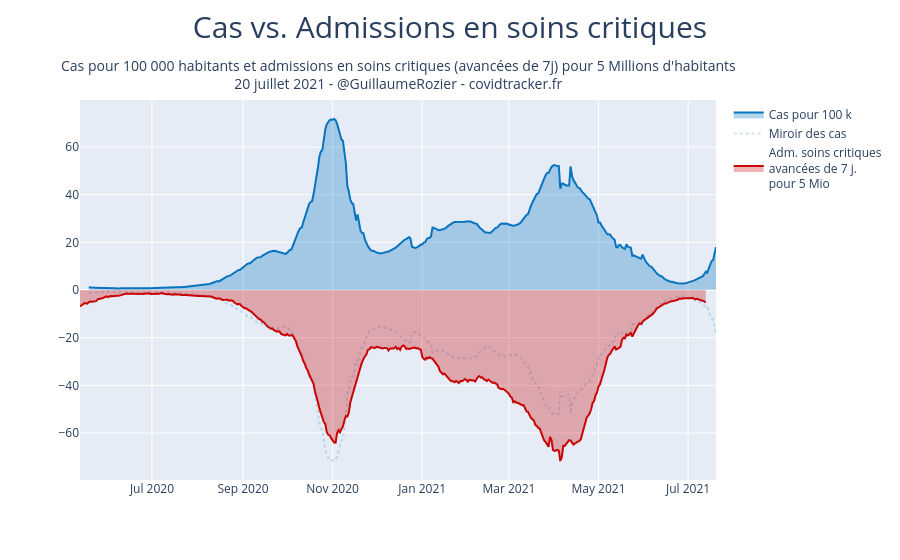

Source (notebook cell):
### Code cell
y1 = df.P.rolling(window=7).mean()/67000000*100000
y2 = df.incid_rea.rolling(window=7).mean().shift(-7)/67000000*5000000

coef_normalisation = y1.max()/y2.max()

fig = go.Figure()
fig.add_trace(go.Scatter(
    x=df.jour,
    y=y1,
    name="Cas pour 100 k",
    marker_color='rgb(8, 115, 191)',
    fillcolor="rgba(8, 115, 191, 0.3)",
    fill='tozeroy'))
fig.add_trace(go.Scatter(
    x=df.jour,
    y=-y1,
    name="Miroir des cas",
    marker_color='rgba(8, 115, 191, 0.2)',
    line=dict(
        dash="dot")
))
fig.add_trace(go.Scatter(
    x=df.jour,
    y=-y2*coef_normalisation,
    name="Adm. soins critiques<br>avancées de 7 j.<br>pour 5 Mio",
    marker_color='rgb(201, 4, 4)',
    fillcolor="rgba(201, 4, 4,0.3)",
    fill='tozeroy'))
fig.update_yaxes()
fig.update_layout(
    title={
                        'text': "Cas vs. Admissions en soins critiques",
                        'y':0.97,
                        'x':0.5,
                        'xanchor': 'center',
                        'yanchor': 'top'},
    titlefont = dict(
                    size=30),
    annotations = [
                        dict(
                            x=0.5,
                            y=1.12,
                            xref='paper',
                            yref='paper',
                            font=dict(size=14),
                            text="Cas pour 100 000 habitants et admissions en soins critiques (avancées de 7j) pour 5 Millions d'habitants<br>{} - @GuillaumeRozier - covidtracker.fr".format(datetime.strptime(df.jour.max(), '%Y-%m-%d').strftime('%d %B %Y')),#'Date : {}. Source : Santé publique France. Auteur : GRZ - covidtracker.fr.'.format(),                    showarrow = False
                            showarrow=False
                        ),
                        ]
)

#name_fig = "cas_hospitalisations_ratio"
#fig.write_image(PATH + "images/charts/france/{}.jpeg".format(name_fig), scale=2, width=900, height=600)
#plotly.offline.plot(fig, filename = PATH + 'images/html_exports/france/{}.html'.format(name_fig), auto_open=False)

### Figure 1 — Plotly figure (JSON) as saved in the notebook; plotly's stock layout.template omitted (floating-point values rounded to 4 significant figures; data arrays with more than 128 entries replaced by an {"elided": "..."} marker saying what was removed)
{"data": [{"fill": "tozeroy", "fillcolor": "rgba(8, 115, 191, 0.3)", "marker": {"color": "rgb(8, 115, 191)"}, "name": "Cas pour 100 k", "type": "scatter", "x": {"elided": "434 str values"}, "y": {"elided": "434 float values"}}, {"line": {"dash": "dot"}, "marker": {"color": "rgba(8, 115, 191, 0.2)"}, "name": "Miroir des cas", "type": "scatter", "x": {"elided": "434 str values"}, "y": {"elided": "434 float values"}}, {"fill": "tozeroy", "fillcolor": "rgba(201, 4, 4,0.3)", "marker": {"color": "rgb(201, 4, 4)"}, "name": "Adm. soins critiques<br>avancées de 7 j.<br>pour 5 Mio", "type": "scatter", "x": {"elided": "434 str values"}, "y": {"elided": "434 float values"}}], "layout": {"annotations": [{"font": {"size": 14}, "showarrow": false, "text": "Cas pour 100 000 habitants et admissions en soins critiques (avancées de 7j) pour 5 Millions d'habitants<br>20 juillet 2021 - @GuillaumeRozier - covidtracker.fr", "x": 0.5, "xref": "paper", "y": 1.12, "yref": "paper"}], "title": {"font": {"size": 30}, "text": "Cas vs. Admissions en soins critiques", "x": 0.5, "xanchor": "center", "y": 0.97, "yanchor": "top"}}}
